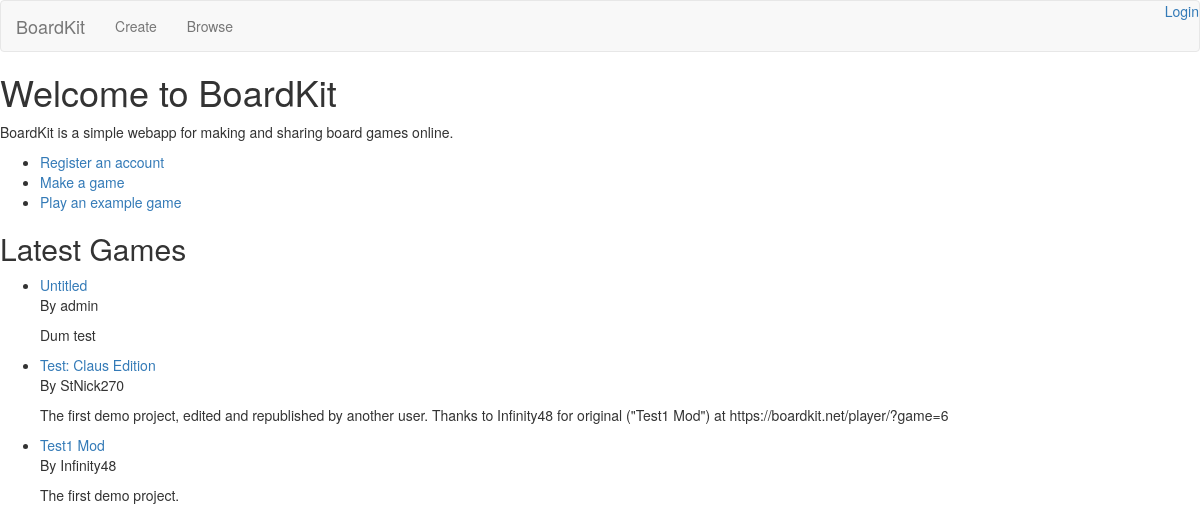
The page / on the database its author committed.
### boardkitbackend/api/models.py (models this page shows)
class Game(models.Model):
    creator = models.ForeignKey(User,
                                related_name="games",
                                on_delete=models.CASCADE) # User's games should be deleted upon their account being
    name = models.CharField(max_length=50)
    description = models.CharField(max_length=500)
    creation_date = models.DateTimeField(auto_now_add=True, editable=False)
    modification_date = models.DateTimeField(auto_now=True)
    published = models.BooleanField(default=False)
    format_version = models.IntegerField(default=4)
    board = models.JSONField()
    rules = models.JSONField()
    players = models.JSONField()
    categories = models.ManyToManyField(Category, blank=True, related_name="games_in_category")

### frontend/views.py (the view)
# urls.py: path("", views.IndexView.as_view(), name="index"),
class IndexView(TemplateView):
    template_name = 'frontend/index.html'
    extra_context = None
    def setup(self, request, *args, **kwargs):
        super().setup(request, *args, **kwargs)
        self.extra_context = {'new_games': Game.objects.defer('board').filter(published=True).order_by('-creation_date')[:5]}

### frontend/templates/frontend/index.html (shortened to what this page needs)
{% extends 'shared/base.html' %}
{% block body %}
    {{ block.super }}
    <h1>Welcome to BoardKit</h1>
    <p>BoardKit is a simple webapp for making and sharing board games online.</p>
    <ul>
        <li><a href="/auth/signup/">Register an account</a></li>
        <li><a href="/editor/">Make a game</a></li>
        <li><a href="/player/?game=6">Play an example game</a></li>
    </ul>
    <h2>Latest Games</h2>
    <ul>
        {% for game in new_games %}
            <li>
                <a href="/player/?game={{ game.id }}">{{ game.name }}</a>
                <p>By {{ game.creator.username }}</p>
                <p>{{ game.description }}</p>
            </li>
        {% endfor %}
    </ul>
{% endblock %}

### frontend/static/frontend/base.css (style rules this page uses)
html, body { height: 100%; margin: 0; }

### rows shown on the page
Game: name "Untitled", creator.username "admin", description "Dum test"
Game: name "Test: Claus Edition", creator.username "StNick270", description "The first demo project, edited and republished by another user. Thanks to Infinity48 for original (\"Test1 Mod\") at https://boardkit.net/player/?game=6"
Game: name "Test1 Mod", creator.username "Infinity48", description "The first demo project."
